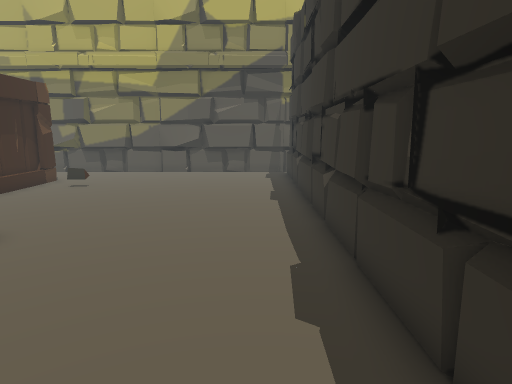
view 1 (above)

18 first-person views from a walk through a scene from a Unity 3-D project. The camera is 1.2 m above the floor, tilts 10° down and sees 75° across. The floor is counted in squares, 0.5 m on a side. Each view is taken from the middle of a square. On the plan, view 1 faces up. The plan holds only what a view shows up to about 20 squares ahead; the rest is blank. The place goes on beyond the plan. The player character is not drawn. Door leaves are left out, so doorways stand open. Some surface patterns are stand-ins.

view 2
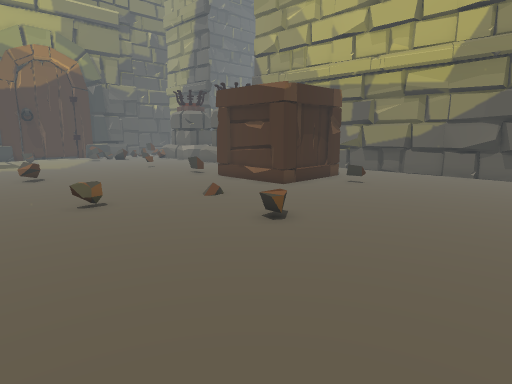

view 3
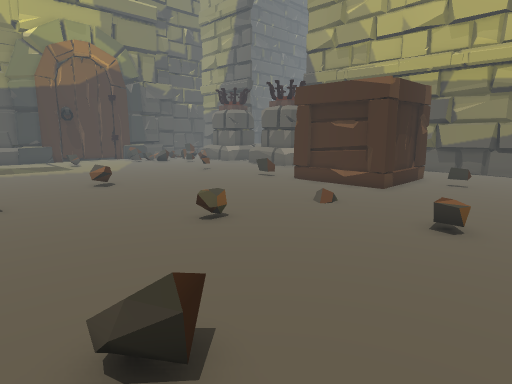

view 4
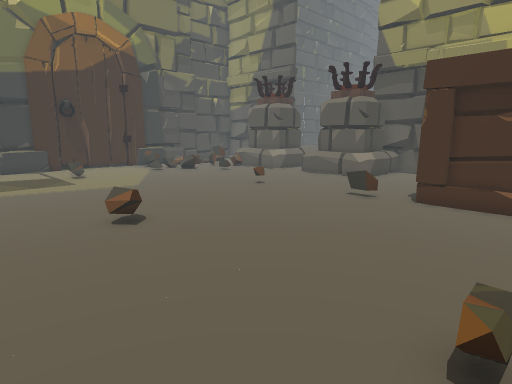

view 5
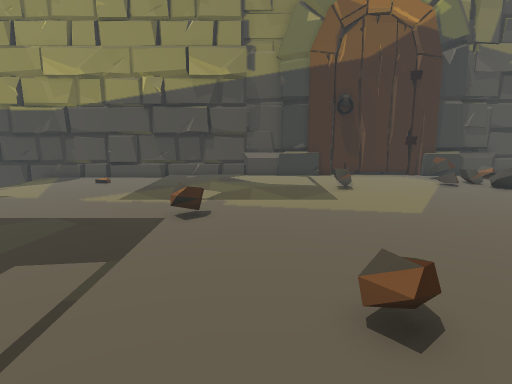

view 6
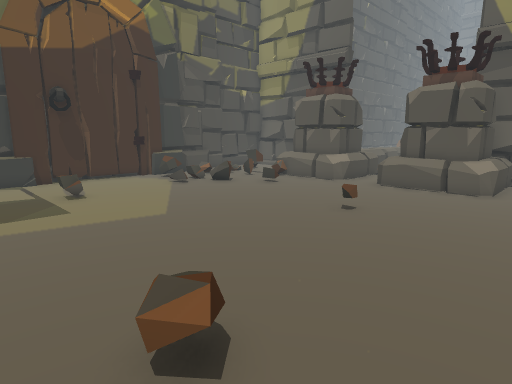

view 7
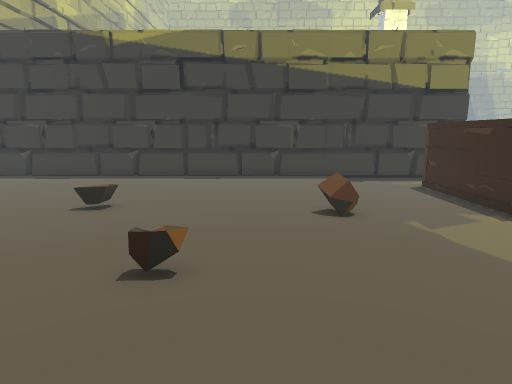

view 8
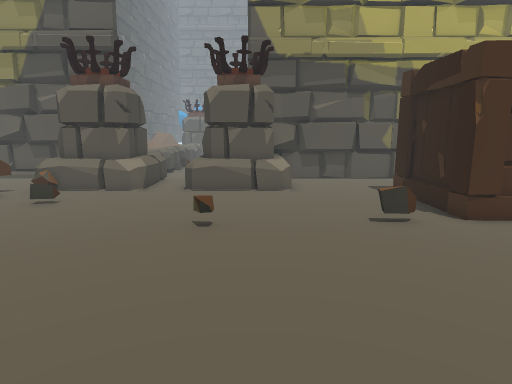

view 9
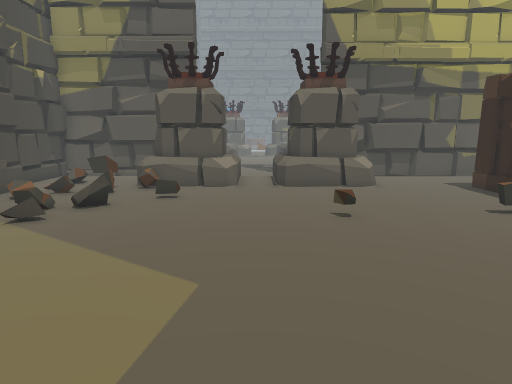

view 10
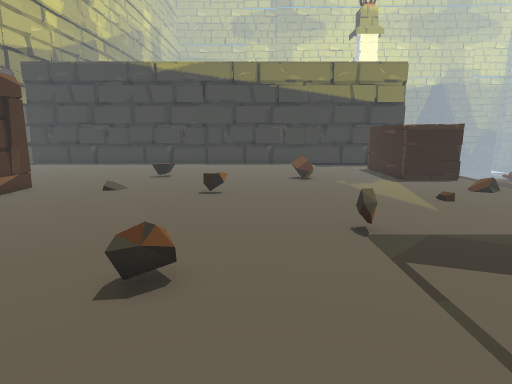

view 11
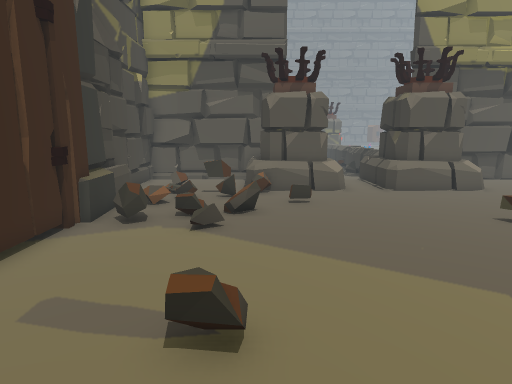

view 12
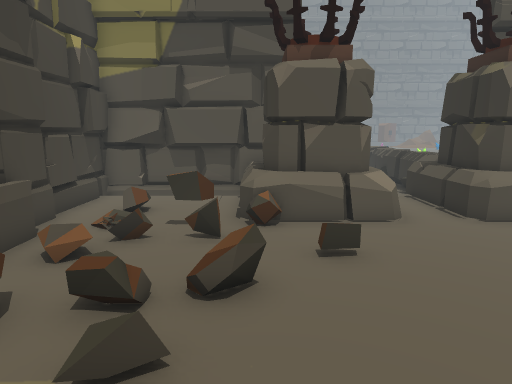

view 13
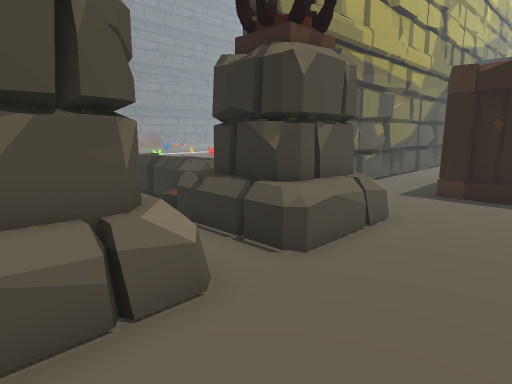

view 14
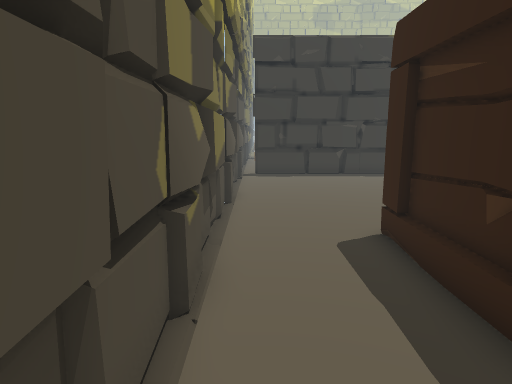

view 15
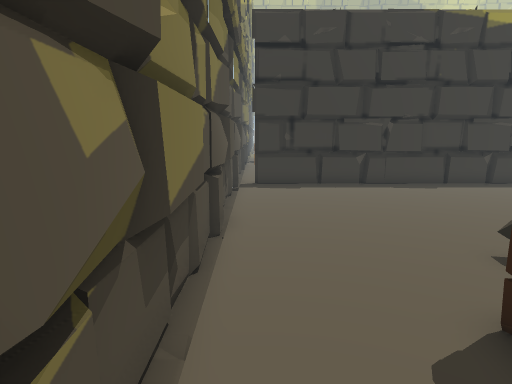

view 16
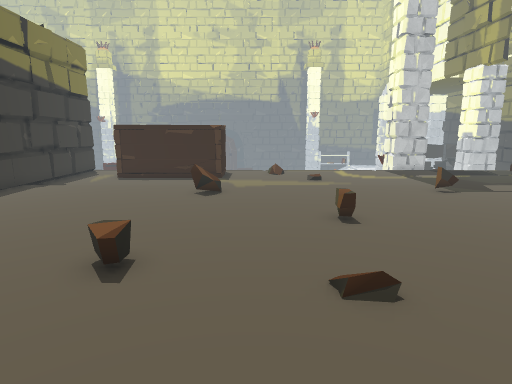

view 17
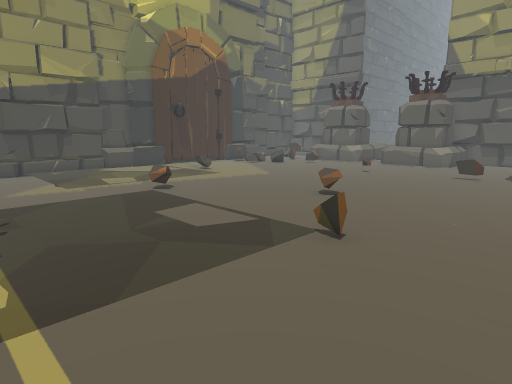

view 18
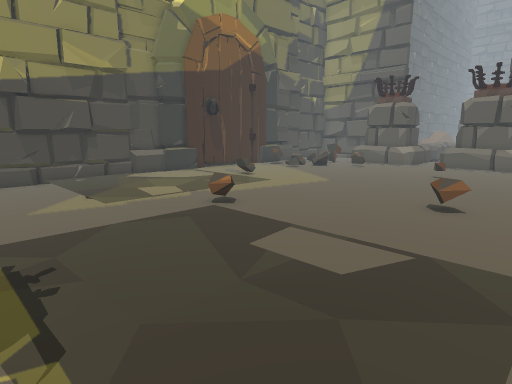

### Floor plan
Key: @ floor where view 1 was taken; # wall or solid block; x gap in a wall; . main floor; : floor 0.25 m higher than the main floor; - floor 0.25 m lower than the main floor; + floor 0.5 m higher than the main floor; / step, stairs or slope; = window, fence, low wall or low ledge; O other object.
Columns run from 36 left of view 1 to 4 right of it. Each row starts with its distance up from view 1.
 21 ######O   O-OO ##########################
 20 #.....OOOOO.OOOOO.....................x.
 19 #.....OOOOO.OOOOO.....................#
 18 #.:...OOOOO.OOOOO.....................#
 17 #...OOOOOO..OOOOO....OOOOOO...........#
 16 #=..O................O   OO...........#
 15 #=./.................O   OO.O.........#
 14 ##//.................O   OO...........#
 13 ##...:+..............O    O...........#
 12  #O................O.OOOOOO...........#
 11  #O...................................#
 10  #....................................#
  9  #....................................#
  8  #....................................#
  7  #............................O.......#
  6  #...O................................#
  5 ##....................................#
  4 ##..............O.....................#
  3 #=....................................#
  2 #=....................................#
  1 ##....................................#
  0 ##........O..................O......@.#
 -1  #...........................OO.......#
 -2  #....................................#
 -3  #....................................#
 -4  #....................................#
 -5  #....................................#
 -6  #...........................OOOOOOO..#
 -7  #........    .. ............O      ..#

Positions as (right, up) in squares from view 1, and headings:
1: (0, 0), facing up
2: (0, 0), facing up-left
3: (-4, -2), facing up-left
4: (-11, 0), facing up-left
5: (-16, 2), facing left
6: (-17, 2), facing up-left
7: (-17, 2), facing right
8: (-21, 3), facing up
9: (-25, 2), facing up
10: (-25, 2), facing right
11: (-30, 2), facing up
12: (-30, 8), facing up
13: (-29, 13), facing up-right
14: (-18, 20), facing right
15: (-14, 20), facing right
16: (-9, 13), facing down
17: (-13, -7), facing up-left
18: (-17, -7), facing up-left
